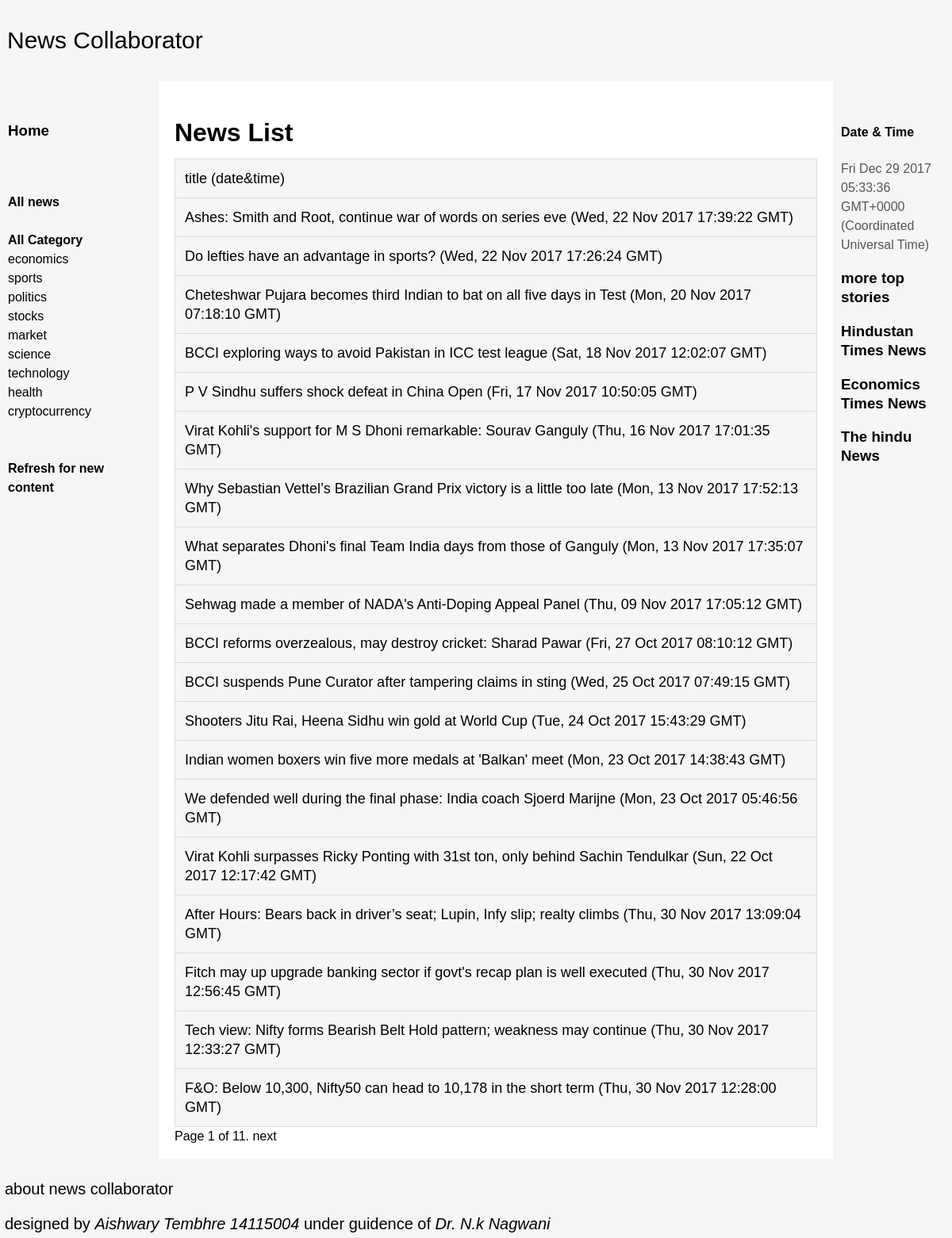
Screenshot of /catalog/news/ with the database file from the repository.
### catalog/models.py (models this page shows, shortened)
class News(models.Model):
    title = models.CharField(max_length=200)
    date = models.CharField(max_length=100)
    description = models.TextField(max_length=1000, help_text="Enter a brief description of the news")
    link = models.CharField(max_length=100, help_text="hfjhhj")
    category = models.CharField(Genre, max_length=100, help_text="Select a genre for this news")
    def get_absolute_url(self):
        return reverse('news-detail', args=[str(self.id)])

### catalog/views.py (the view)
class NewsListView(generic.ListView):
    model = News
    paginate_by = 20

### catalog/templates/catalog/news_list.html
{% extends "base_generic.html" %}
{% block content %}
    <h1>News List</h1>
    {% if news_list %}
    <ul id="myUL">
      {% for news in news_list %}
      <li>
        <a href="{{ news.get_absolute_url }}">{{ news.title }}</a> ({{news.date}})
      </li>
      {% endfor %}
    </ul>
    {% else %}
      <p>There are no news available.</p>
    {% endif %}
{% endblock %}

### catalog/templates/base_generic.html (style rules this page uses)
body { min-width: 630px; }
body { margin: 0; padding: 0; font-family:Sans-serif; line-height: 1.5em; }
#myUL { list-style-type: none; text-decoration: none !important; padding: 0; margin: 0; }
#myUL li { border: 1px solid #ddd; margin-top: -1px; background-color: #f6f6f6; padding: 12px; text-decoration: none !important; font-size: 18px; color: black; display: block; }
a { text-decoration: none ; color:black; }

### rows the page displays
News: title "title", date "date&time"
News: title "Ashes: Smith and Root, continue war of words on series eve", date "Wed, 22 Nov 2017 17:39:22 GMT"
News: title "Do lefties have an advantage in sports?", date "Wed, 22 Nov 2017 17:26:24 GMT"
News: title "Cheteshwar Pujara becomes third Indian to bat on all five days in Test", date "Mon, 20 Nov 2017 07:18:10 GMT"
News: title "BCCI exploring ways to avoid Pakistan in ICC test league", date "Sat, 18 Nov 2017 12:02:07 GMT"
News: title "P V Sindhu suffers shock defeat in China Open", date "Fri, 17 Nov 2017 10:50:05 GMT"
News: title "Virat Kohli's support for M S Dhoni remarkable: Sourav Ganguly", date "Thu, 16 Nov 2017 17:01:35 GMT"
News: title "Why Sebastian Vettel’s Brazilian Grand Prix victory is a little too late", date "Mon, 13 Nov 2017 17:52:13 GMT"
News: title "What separates Dhoni's final Team India days from those of Ganguly", date "Mon, 13 Nov 2017 17:35:07 GMT"
News: title "Sehwag made a member of NADA's Anti-Doping Appeal Panel", date "Thu, 09 Nov 2017 17:05:12 GMT"
News: title "BCCI reforms overzealous, may destroy cricket: Sharad Pawar", date "Fri, 27 Oct 2017 08:10:12 GMT"
News: title "BCCI suspends Pune Curator after tampering claims in sting", date "Wed, 25 Oct 2017 07:49:15 GMT"
News: title "Shooters Jitu Rai, Heena Sidhu win gold at World Cup", date "Tue, 24 Oct 2017 15:43:29 GMT"
News: title "Indian women boxers win five more medals at 'Balkan' meet", date "Mon, 23 Oct 2017 14:38:43 GMT"
News: title "We defended well during the final phase: India coach Sjoerd Marijne", date "Mon, 23 Oct 2017 05:46:56 GMT"
News: title "Virat Kohli surpasses Ricky Ponting with 31st ton, only behind Sachin Tendulkar", date "Sun, 22 Oct 2017 12:17:42 GMT"
News: title "After Hours: Bears back in driver’s seat; Lupin, Infy slip; realty climbs", date "Thu, 30 Nov 2017 13:09:04 GMT"
News: title "Fitch may up upgrade banking sector if govt's recap plan is well executed", date "Thu, 30 Nov 2017 12:56:45 GMT"
News: title "Tech view: Nifty forms Bearish Belt Hold pattern; weakness may continue", date "Thu, 30 Nov 2017 12:33:27 GMT"
News: title "F&O: Below 10,300, Nifty50 can head to 10,178 in the short term", date "Thu, 30 Nov 2017 12:28:00 GMT"

### other values shown
{{ page_obj.number }} "1"
{{ page_obj.paginator.num_pages }} "11"
